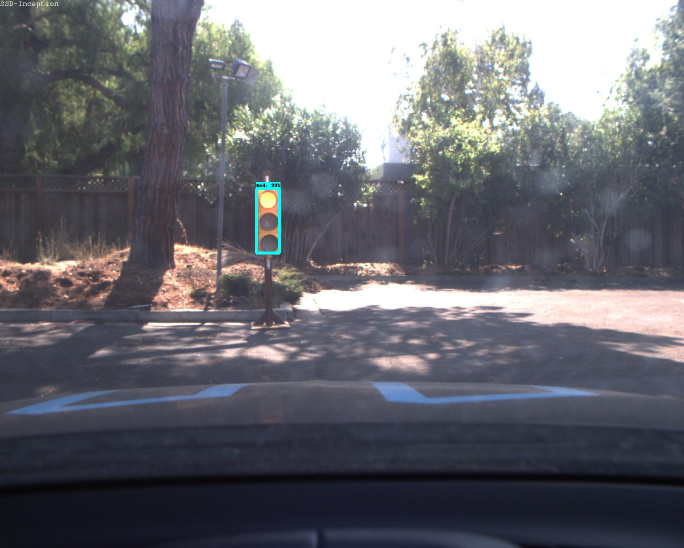
#> input picture data/results/image_real_ssd0.jpg, 1368 x 1096 px (shown at 1/2 size)
$ jupyter execute --allow-errors Image_result_prep.ipynb
#> lines starting #> are read from the running program, lines starting #| are printed output that depends on the picture
[cell 1]
from PIL import Image
from PIL import ImageFont
from PIL import ImageDraw

img = Image.open("data/results/image_real_ssd0.jpg")
#> img is the input picture: PIL image 1368x1096 RGB; mean R, G, B 103.9, 104.3, 111.1
draw = ImageDraw.Draw(img)

font = ImageFont.truetype("/usr/share/fonts/truetype/freefont/FreeMono.ttf", 15)

draw.text((0, 0),"SSD-Inception",(255,255,255),font=font)
img.save('data/results/sample-out.jpg')
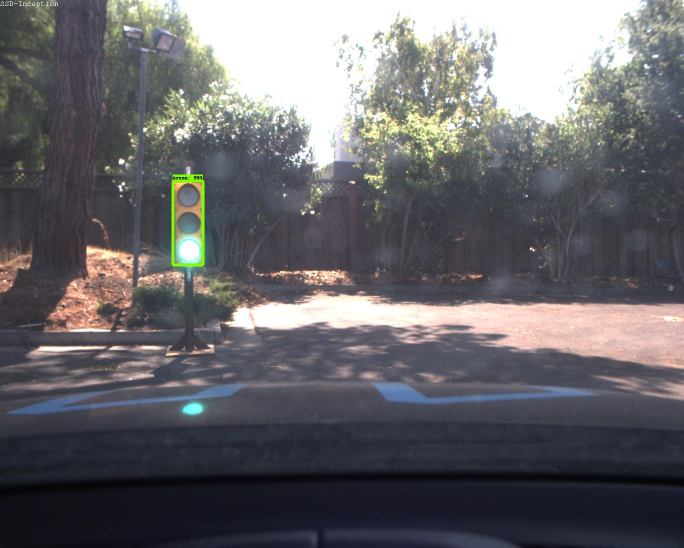
#> input picture data/results/image_real_ssd1.jpg, 1368 x 1096 px (shown at 1/2 size)
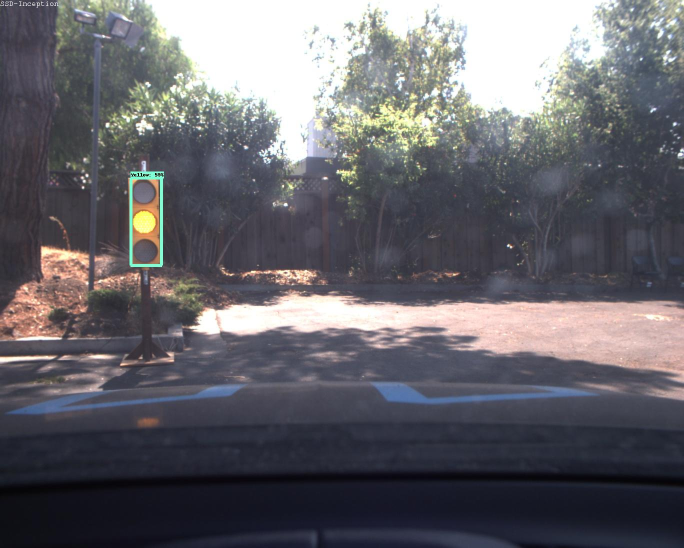
#> input picture data/results/image_real_ssd2.jpg, 1368 x 1096 px (shown at 1/2 size)
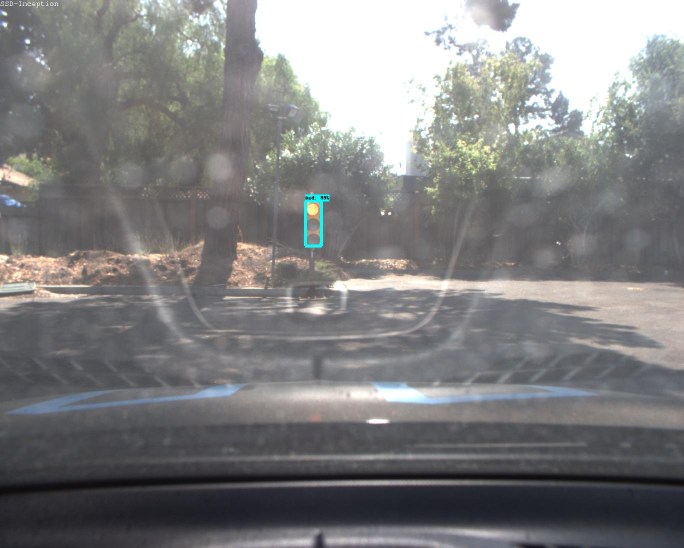
#> input picture data/results/image_real_ssd3.jpg, 1368 x 1096 px (shown at 1/2 size)
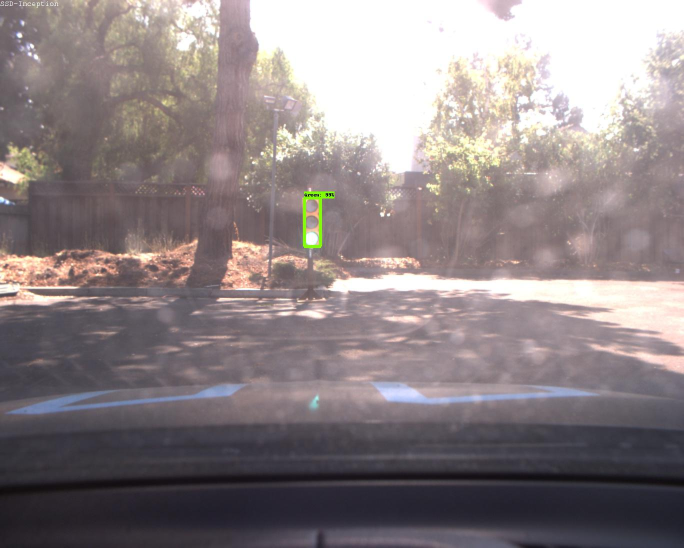
#> input picture data/results/image_real_ssd4.jpg, 1368 x 1096 px (shown at 1/2 size)
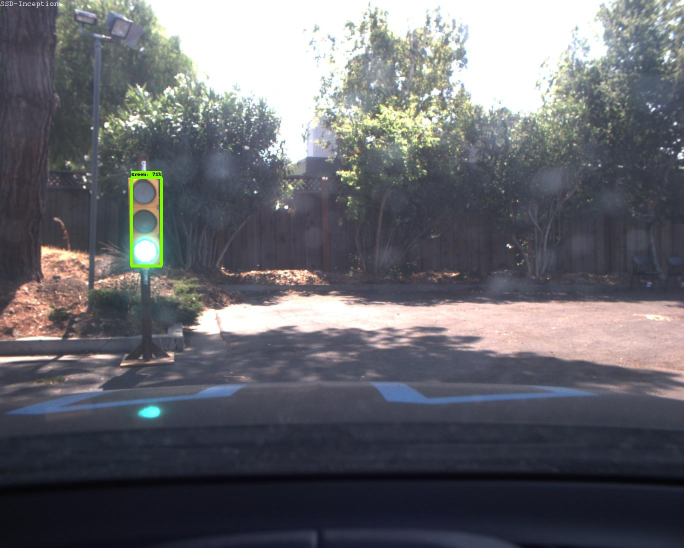
#> input picture data/results/image_real_ssd5.jpg, 1368 x 1096 px (shown at 1/2 size)

[cell 2]
import numpy as np
import PIL

list_im = ['data/results/image_real_ssd0.jpg', 'data/results/image_real_ssd1.jpg', 'data/results/image_real_ssd2.jpg',
           'data/results/image_real_ssd3.jpg', 'data/results/image_real_ssd4.jpg', 'data/results/image_real_ssd5.jpg',
           'data/results/image_real_ssd6.jpg', 'data/results/image_real_ssd7.jpg', 'data/results/image_real_ssd8.jpg']
#list_im = ['data/results/ssd_vertical.jpg', 'data/results/frcnn_vertical.jpg']
#> (the rest of this cell did not finish here and is left out)
